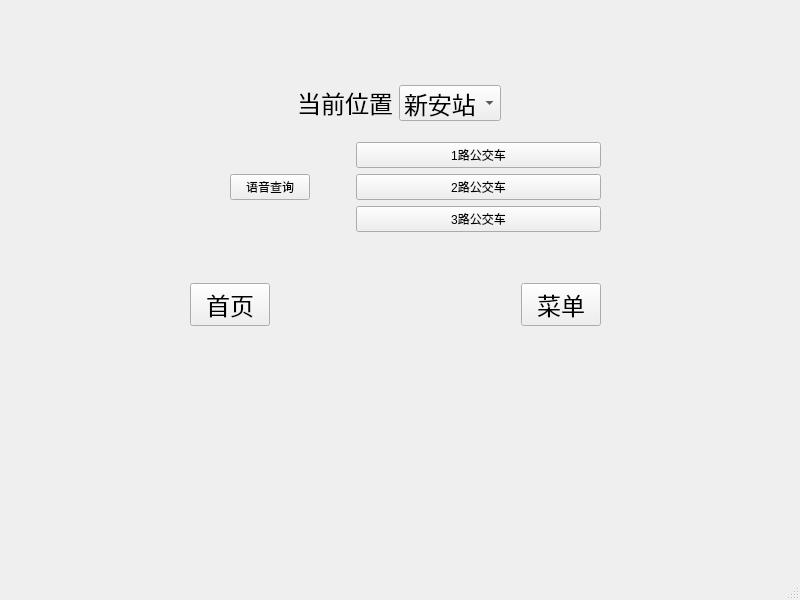
<?xml version="1.0" encoding="UTF-8"?>
<ui version="4.0">
 <class>MainWindow</class>
 <widget class="QMainWindow" name="MainWindow">
  <property name="geometry">
   <rect>
    <x>0</x>
    <y>0</y>
    <width>800</width>
    <height>600</height>
   </rect>
  </property>
  <property name="windowTitle">
   <string>MainWindow</string>
  </property>
  <widget class="QWidget" name="centralwidget">
   <widget class="QWidget" name="gridLayoutWidget">
    <property name="geometry">
     <rect>
      <x>190</x>
      <y>70</y>
      <width>411</width>
      <height>301</height>
     </rect>
    </property>
    <layout class="QGridLayout" name="gridLayout">
     <item row="0" column="0">
      <layout class="QHBoxLayout" name="horizontalLayout_2">
       <property name="bottomMargin">
        <number>0</number>
       </property>
       <item alignment="Qt::AlignRight|Qt::AlignVCenter">
        <widget class="QLabel" name="label">
         <property name="enabled">
          <bool>true</bool>
         </property>
         <property name="font">
          <font>
           <pointsize>18</pointsize>
           <kerning>true</kerning>
          </font>
         </property>
         <property name="text">
          <string>当前位置</string>
         </property>
         <property name="alignment">
          <set>Qt::AlignCenter</set>
         </property>
        </widget>
       </item>
       <item alignment="Qt::AlignLeft|Qt::AlignVCenter">
        <widget class="QComboBox" name="comboBox">
         <property name="sizePolicy">
          <sizepolicy hsizetype="Expanding" vsizetype="Expanding">
           <horstretch>0</horstretch>
           <verstretch>0</verstretch>
          </sizepolicy>
         </property>
         <property name="minimumSize">
          <size>
           <width>0</width>
           <height>32</height>
          </size>
         </property>
         <property name="font">
          <font>
           <pointsize>18</pointsize>
           <bold>false</bold>
           <kerning>true</kerning>
          </font>
         </property>
         <property name="mouseTracking">
          <bool>false</bool>
         </property>
         <property name="toolTipDuration">
          <number>-1</number>
         </property>
         <property name="currentIndex">
          <number>0</number>
         </property>
         <property name="maxVisibleItems">
          <number>10</number>
         </property>
         <property name="iconSize">
          <size>
           <width>19</width>
           <height>19</height>
          </size>
         </property>
         <item>
          <property name="text">
           <string>新安站</string>
          </property>
         </item>
        </widget>
       </item>
      </layout>
     </item>
     <item row="2" column="0" rowspan="2">
      <layout class="QHBoxLayout" name="horizontalLayout">
       <item>
        <widget class="QPushButton" name="pushButton">
         <property name="sizePolicy">
          <sizepolicy hsizetype="Fixed" vsizetype="Fixed">
           <horstretch>0</horstretch>
           <verstretch>0</verstretch>
          </sizepolicy>
         </property>
         <property name="font">
          <font>
           <pointsize>18</pointsize>
           <kerning>true</kerning>
          </font>
         </property>
         <property name="text">
          <string>首页</string>
         </property>
        </widget>
       </item>
       <item>
        <spacer name="horizontalSpacer">
         <property name="orientation">
          <enum>Qt::Horizontal</enum>
         </property>
         <property name="sizeType">
          <enum>QSizePolicy::Expanding</enum>
         </property>
         <property name="sizeHint" stdset="0">
          <size>
           <width>60</width>
           <height>20</height>
          </size>
         </property>
        </spacer>
       </item>
       <item>
        <widget class="QPushButton" name="pushButton_2">
         <property name="sizePolicy">
          <sizepolicy hsizetype="Fixed" vsizetype="Fixed">
           <horstretch>0</horstretch>
           <verstretch>0</verstretch>
          </sizepolicy>
         </property>
         <property name="font">
          <font>
           <pointsize>18</pointsize>
           <kerning>true</kerning>
          </font>
         </property>
         <property name="text">
          <string>菜单</string>
         </property>
        </widget>
       </item>
      </layout>
     </item>
     <item row="1" column="0">
      <layout class="QGridLayout" name="gridLayout_2">
       <item row="0" column="2">
        <spacer name="horizontalSpacer_2">
         <property name="orientation">
          <enum>Qt::Horizontal</enum>
         </property>
         <property name="sizeType">
          <enum>QSizePolicy::Fixed</enum>
         </property>
         <property name="sizeHint" stdset="0">
          <size>
           <width>40</width>
           <height>20</height>
          </size>
         </property>
        </spacer>
       </item>
       <item row="0" column="1">
        <widget class="QPushButton" name="pushButton_3">
         <property name="sizePolicy">
          <sizepolicy hsizetype="Maximum" vsizetype="Fixed">
           <horstretch>0</horstretch>
           <verstretch>0</verstretch>
          </sizepolicy>
         </property>
         <property name="text">
          <string>语音查询</string>
         </property>
        </widget>
       </item>
       <item row="0" column="3">
        <layout class="QVBoxLayout" name="verticalLayout">
         <item>
          <widget class="QPushButton" name="pushButton_4">
           <property name="text">
            <string>1路公交车</string>
           </property>
          </widget>
         </item>
         <item>
          <widget class="QPushButton" name="pushButton_5">
           <property name="text">
            <string>2路公交车</string>
           </property>
          </widget>
         </item>
         <item>
          <widget class="QPushButton" name="pushButton_6">
           <property name="text">
            <string>3路公交车</string>
           </property>
          </widget>
         </item>
        </layout>
       </item>
       <item row="0" column="0">
        <spacer name="horizontalSpacer_3">
         <property name="orientation">
          <enum>Qt::Horizontal</enum>
         </property>
         <property name="sizeType">
          <enum>QSizePolicy::Fixed</enum>
         </property>
         <property name="sizeHint" stdset="0">
          <size>
           <width>40</width>
           <height>20</height>
          </size>
         </property>
        </spacer>
       </item>
      </layout>
     </item>
    </layout>
   </widget>
  </widget>
  <widget class="QMenuBar" name="menubar">
   <property name="geometry">
    <rect>
     <x>0</x>
     <y>0</y>
     <width>800</width>
     <height>37</height>
    </rect>
   </property>
  </widget>
  <widget class="QStatusBar" name="statusbar"/>
 </widget>
 <resources/>
 <connections/>
</ui>
